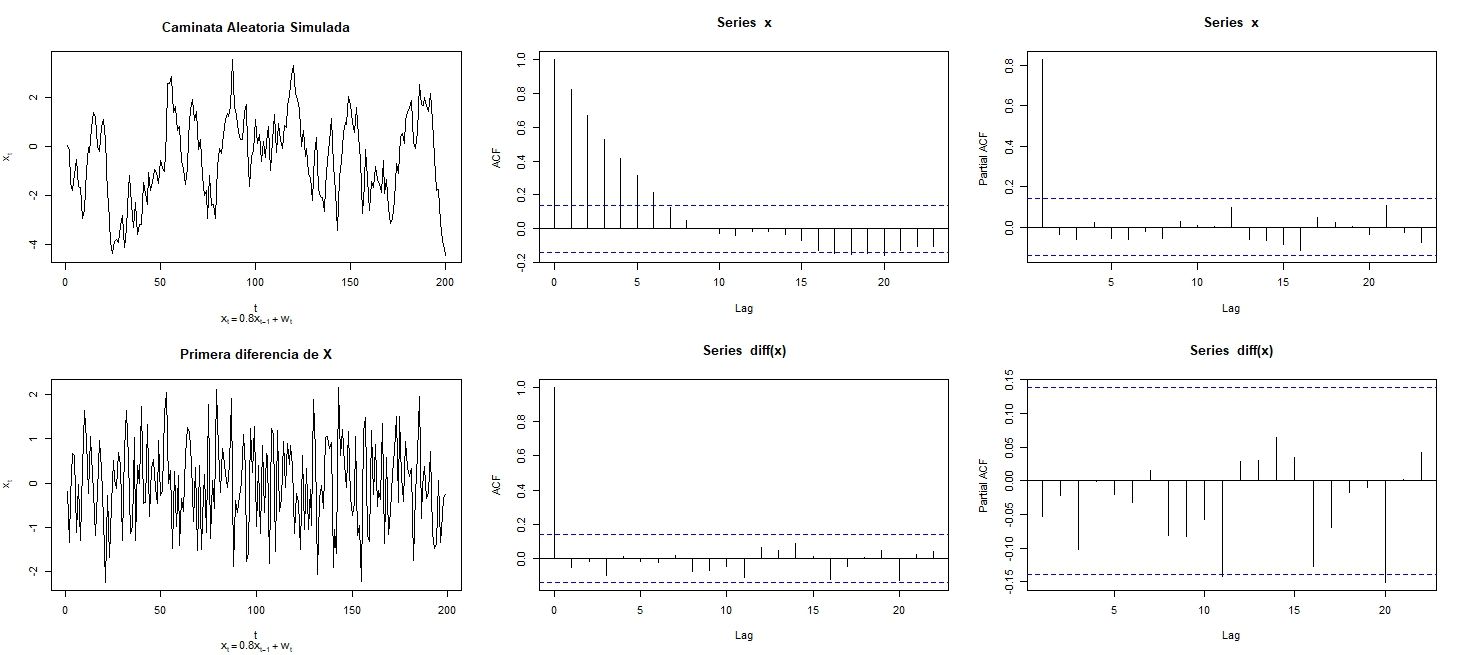

Write R code to recreate this figure.
"1. Coloca el número diez como semilla"
set.seed(10)
par(mfrow = c(2, 3))

"2. Simula un proceso AR(1) de la forma x[t] = 0.8 * x[t-1] + w[t] para t = 1, 2, ..., 200
y muestra gráficamente la serie de tiempo obtenida"
x <- w <- rnorm(200)
for(t in 2:200) x[t] <- 0.8 * x[t-1] + w[t]

plot(x, type = "l", main = "Caminata Aleatoria Simulada", 
     xlab = "t", ylab = expression(x[t]), 
     sub = expression(x[t]==0.8*x[t-1]+w[t]))


"3. Obtén el correlograma y el correlograma parcial del proceso AR(1) simulado"
acf(x)
pacf(x)


"4. Ajusta un modelo autorregresivo a la serie simulada utilizando la función ar,
observa el orden del modelo y los parámetros estimados. ¿Coinciden con el modelo original?"
plot(diff(x), type = "l", main = "Primera diferencia de X", 
     xlab = "t", ylab = expression(x[t]), 
     sub = expression(x[t]==0.8*x[t-1]+w[t]))

acf(diff(x))
pacf(diff(x))
ar(x,method = "mle")

dev.off()
